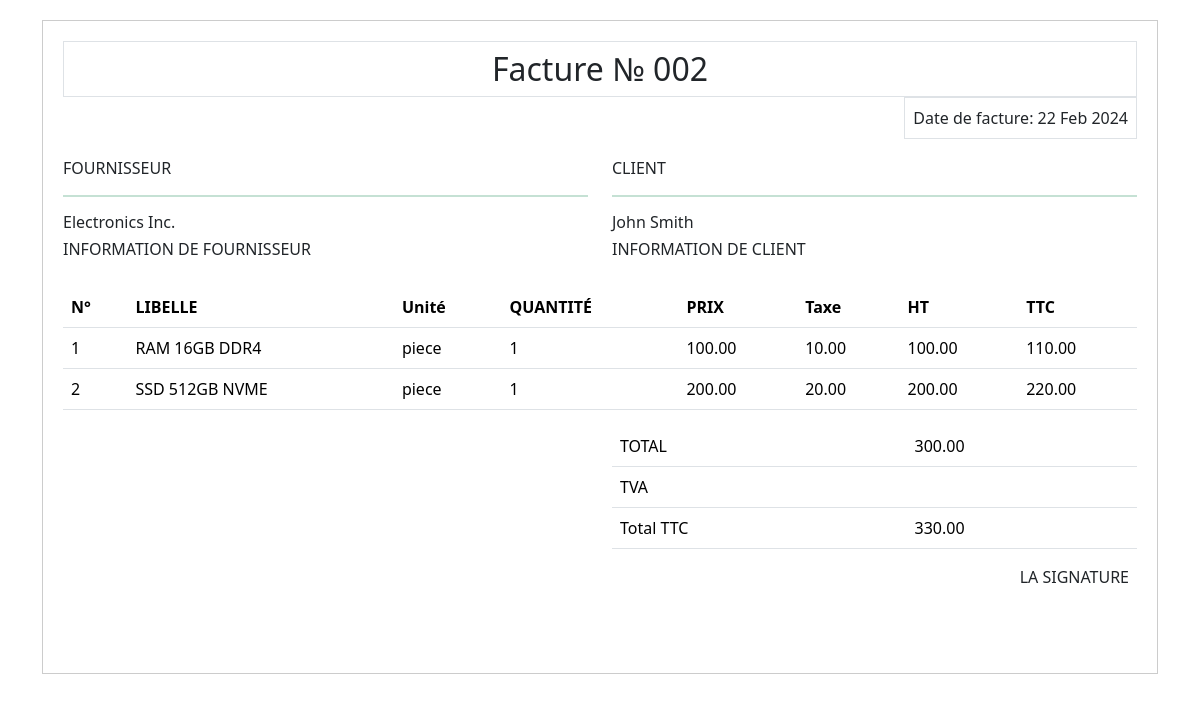
/print/002/, run on the app's committed database.
### cosider/models.py (models this page shows)
class Invoice(models.Model):
    invoice_id = models.CharField(max_length=100)
    invoice_date = models.DateField()
    client_name = models.CharField(max_length=100)
    supplier_name = models.CharField(max_length=100)
    total_amount = models.DecimalField(max_digits=10, decimal_places=2)
    total_ht = models.DecimalField(default=0, max_digits=10, decimal_places=2)

class InvoiceItem(models.Model):
    invoice = models.ForeignKey(Invoice, on_delete=models.CASCADE)
    item_label = models.CharField(max_length=100)
    item_unit = models.CharField(max_length=50)
    quantity = models.IntegerField()
    price = models.DecimalField(max_digits=10, decimal_places=2)
    tax = models.DecimalField(max_digits=5, decimal_places=2)
    total_item_amount = models.DecimalField(max_digits=10, decimal_places=2)
    total_price_ht = models.DecimalField(default=0, max_digits=10, decimal_places=2)

### cosider/views.py (the view)
# urls.py: path('print/<str:invoice_id>/', views.print_invoice, name='print_invoice'),
@csrf_exempt
def print_invoice(request, invoice_id):
    invoice = get_object_or_404(Invoice, invoice_id=invoice_id)
    context = {'invoice': invoice}
    return render(request, 'print_invoice.html', context)

### templates/print_invoice.html (shortened to what this page needs)
<!DOCTYPE html>
<html lang="en">
<head>
    <link href="https://cdn.jsdelivr.net/npm/bootstrap@5.3.3/dist/css/bootstrap.min.css" rel="stylesheet">
</head>
<body>
    <div class="container">
        <div class="invoice-details">
            <div class="invoice-header d-flex flex-column">
                <h2 class="text-center p-2 border mb-0">Facture № {{ invoice.invoice_id }}</h2>
                <p class="p-2 border align-self-center mb-0 text-end" style="margin-left: auto;">Date de facture: {{ invoice.invoice_date|date:"d M Y" }}</p>
            </div>
            <div class="row">
                <div class="col">
                    <h6>FOURNISSEUR</h6>
                    <hr class="border border-success">
                    <h6>{{ invoice.supplier_name }}</h6>
                    <h6>INFORMATION DE FOURNISSEUR</h6>
                </div>
                <div class="col">
                    <h6>CLIENT</h6>
                    <hr class="border border-success">
                    <h6>{{ invoice.client_name }}</h6>
                    <h6>INFORMATION DE CLIENT</h6>
                </div>
            </div>
            <div class="invoice-items">
                <table class="table">
                    <thead>
                        <tr>
                            <th scope="col">N°</th>
                            <th scope="col">LIBELLE</th>
                            <th scope="col">Unité</th>
                            <th scope="col">QUANTITÉ</th>
                            <th scope="col">PRIX</th>
                            <th scope="col">Taxe</th>
                            <th scope="col">HT</th>
                            <th scope="col">TTC</th>
                        </tr>
                    </thead>
                    <tbody>
                        {% for item in invoice.invoiceitem_set.all %}
                        <tr>
                            <td>{{ forloop.counter }}</td>
                            <td>{{ item.item_label }}</td>
                            <td>{{ item.item_unit }}</td>
                            <td>{{ item.quantity }}</td>
                            <td>{{ item.price }}</td>
                            <td>{{ item.tax }}</td>
                            <td>{{ item.total_price_ht}}</td>
                            <td>{{ item.total_item_amount }}</td>
                        </tr>
                        {% endfor %}
                    </tbody>
                </table>
            </div>
        <div class="row invoice-table">
            <div class="col-md-6 offset-md-6">
                <table class="table">
                    <tbody>
                        <tr>
                            <td>TOTAL</td>
                            <td>{{ invoice.total_ht }}</td>
                        </tr>
                        <tr>
                            <td>TVA</td>
                            <td></td>
                        </tr>
                        <tr>
                            <td>Total TTC</td>
                            <td>{{ invoice.total_amount }}</td>
                        </tr>
                    </tbody>
                </table>
            </div>
        </div>
        <div class="row signature">
            <div class="col text-end mt-0 mb-3 me-2 pb-5">
                LA SIGNATURE
            </div>
        </div>
        </div>
        </div>
</body>
</html>

### templates/print_invoice.html (style rules this page uses)
.container { margin-top: 20px; }
.invoice-details { border: 1px solid #ccc; padding: 20px; margin-bottom: 20px; }
.invoice-header { margin-bottom: 20px; }
.invoice-items { margin-top: 20px; }

### data on the page
Invoice: invoice_id "002", invoice_date "22 Feb 2024", supplier_name "Electronics Inc.", client_name "John Smith", total_ht "300.00", total_amount "330.00"
InvoiceItem: item_label "RAM 16GB DDR4", item_unit "piece", quantity "1", price "100.00", tax "10.00", total_price_ht "100.00", total_item_amount "110.00"
InvoiceItem: item_label "SSD 512GB NVME", item_unit "piece", quantity "1", price "200.00", tax "20.00", total_price_ht "200.00", total_item_amount "220.00"
